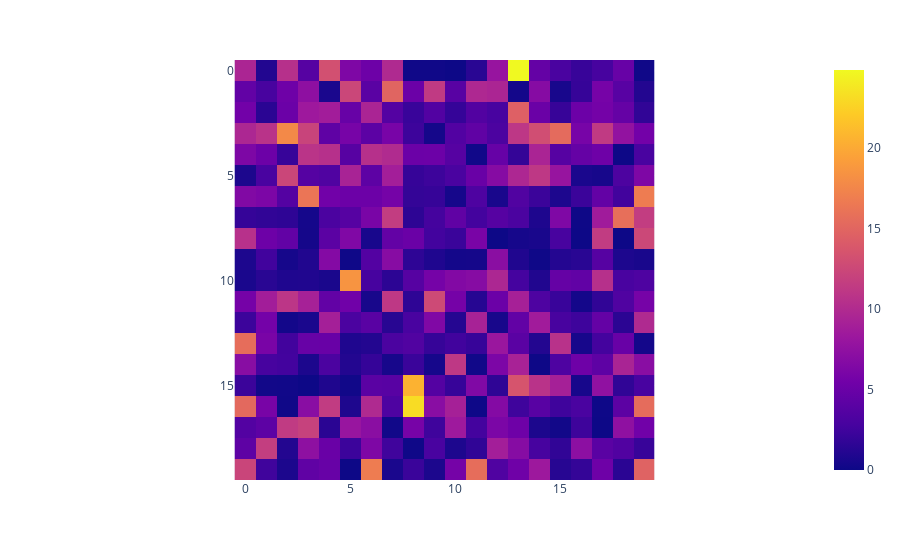

The code cell stored with this chart in its notebook:
### Code cell
fig = px.imshow(np.random.chisquare(np.random.chisquare(5, (20,20))))
fig.show()

### Figure 1 — Plotly figure (JSON) as saved in the notebook; plotly's stock layout.template omitted (floating-point values rounded to 4 significant figures; data arrays with more than 128 entries replaced by an {"elided": "..."} marker saying what was removed)
{"data": [{"coloraxis": "coloraxis", "hovertemplate": "x: %{x}<br>y: %{y}<br>color: %{z}<extra></extra>", "name": "0", "type": "heatmap", "xaxis": "x", "yaxis": "y", "z": {"elided": "20x20 float values"}}], "layout": {"coloraxis": {"colorscale": [[0, "#0d0887"], [0.1111, "#46039f"], [0.2222, "#7201a8"], [0.3333, "#9c179e"], [0.4444, "#bd3786"], [0.5556, "#d8576b"], [0.6667, "#ed7953"], [0.7778, "#fb9f3a"], [0.8889, "#fdca26"], [1, "#f0f921"]]}, "margin": {"t": 60}, "xaxis": {"anchor": "y", "constrain": "domain", "domain": [0, 1], "scaleanchor": "y"}, "yaxis": {"anchor": "x", "autorange": "reversed", "constrain": "domain", "domain": [0, 1]}}}
